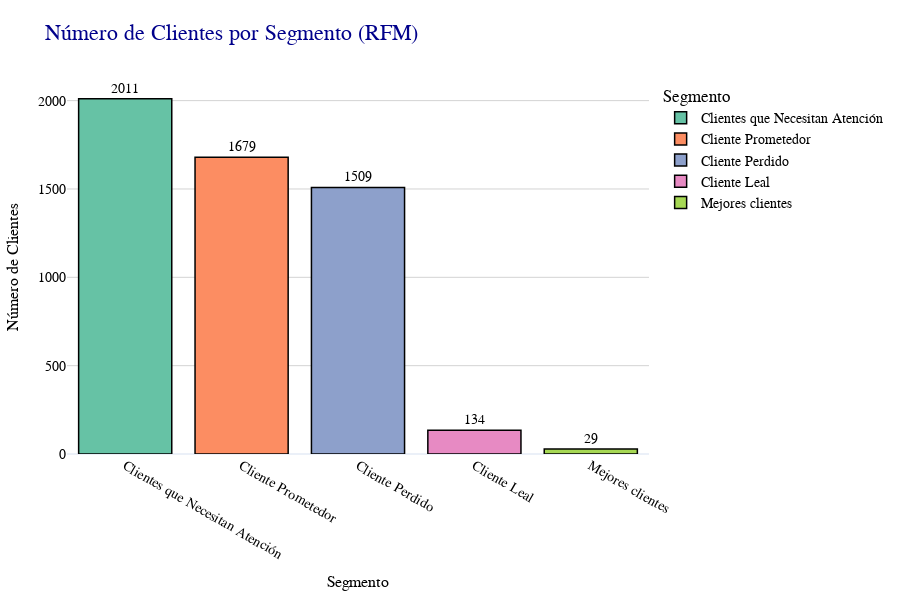

Notebook code for this chart:
### Code cell
# ======================================================
# Visualización Personalizada del Número de Clientes por Segmento (RFM)
# ======================================================
# En esta sección, creo un gráfico de barras para mostrar cuántos clientes
# hay en cada segmento RFM, pero aplico una personalización adicional 
# para que el resultado sea estéticamente más agradable y claro.

import plotly.express as px

# 1. Calculo la cantidad de clientes por etiqueta de cluster
cluster_counts = df_rfm['cluster_label'].value_counts().reset_index()
cluster_counts.columns = ['cluster_label', 'count']

# 2. Genero el gráfico de barras con Plotly Express
fig = px.bar(
    cluster_counts,
    x='cluster_label',
    y='count',
    title="Número de Clientes por Segmento (RFM)",
    labels={'cluster_label': 'Segmento', 'count': 'Número de Clientes'},
    text='count',                        # Muestra el valor arriba de cada barra
    template='plotly_white',             # Plantilla de estilo con fondo blanco
    color='cluster_label',               # Diferencia cada barra por su segmento
    color_discrete_sequence=px.colors.qualitative.Set2
)

# 3. Ajustes estéticos de las barras y textos
fig.update_traces(
    texttemplate='%{text}',
    textposition='outside',
    marker_line_color='black',           # Contorno negro en cada barra
    marker_line_width=1.5               # Grosor del contorno
)

# 4. Configuraciones generales del layout
fig.update_layout(
    height=600,                                         # Ajusta la altura del gráfico
    title_font=dict(size=22, family='Arial', color='darkblue'),
    xaxis_title_font=dict(size=16, family='Arial', color='black'),
    yaxis_title_font=dict(size=16, family='Arial', color='black'),
    font=dict(family='Arial', size=14, color='black'),
    plot_bgcolor='white',
    xaxis=dict(showgrid=False),                         # Oculta líneas de cuadrícula verticales
    yaxis=dict(showgrid=True, gridcolor='lightgrey'),   # Muestra líneas de cuadrícula horizontales
    margin=dict(l=60, r=60, t=80, b=60)
)

# 5. Muestro el gráfico final
fig.show()

### Figure 1 — Plotly figure (JSON) as saved in the notebook; plotly's stock layout.template omitted (floating-point values rounded to 4 significant figures)
{"data": [{"hovertemplate": "Segmento=%{x}<br>Número de Clientes=%{text}<extra></extra>", "legendgroup": "Clientes que Necesitan Atención", "marker": {"color": "rgb(102,194,165)", "line": {"color": "black", "width": 1.5}, "pattern": {"shape": ""}}, "name": "Clientes que Necesitan Atención", "orientation": "v", "showlegend": true, "text": [2011.0], "textposition": "outside", "texttemplate": "%{text}", "type": "bar", "x": ["Clientes que Necesitan Atención"], "xaxis": "x", "y": [2011], "yaxis": "y"}, {"hovertemplate": "Segmento=%{x}<br>Número de Clientes=%{text}<extra></extra>", "legendgroup": "Cliente Prometedor", "marker": {"color": "rgb(252,141,98)", "line": {"color": "black", "width": 1.5}, "pattern": {"shape": ""}}, "name": "Cliente Prometedor", "orientation": "v", "showlegend": true, "text": [1679.0], "textposition": "outside", "texttemplate": "%{text}", "type": "bar", "x": ["Cliente Prometedor"], "xaxis": "x", "y": [1679], "yaxis": "y"}, {"hovertemplate": "Segmento=%{x}<br>Número de Clientes=%{text}<extra></extra>", "legendgroup": "Cliente Perdido", "marker": {"color": "rgb(141,160,203)", "line": {"color": "black", "width": 1.5}, "pattern": {"shape": ""}}, "name": "Cliente Perdido", "orientation": "v", "showlegend": true, "text": [1509.0], "textposition": "outside", "texttemplate": "%{text}", "type": "bar", "x": ["Cliente Perdido"], "xaxis": "x", "y": [1509], "yaxis": "y"}, {"hovertemplate": "Segmento=%{x}<br>Número de Clientes=%{text}<extra></extra>", "legendgroup": "Cliente Leal", "marker": {"color": "rgb(231,138,195)", "line": {"color": "black", "width": 1.5}, "pattern": {"shape": ""}}, "name": "Cliente Leal", "orientation": "v", "showlegend": true, "text": [134.0], "textposition": "outside", "texttemplate": "%{text}", "type": "bar", "x": ["Cliente Leal"], "xaxis": "x", "y": [134], "yaxis": "y"}, {"hovertemplate": "Segmento=%{x}<br>Número de Clientes=%{text}<extra></extra>", "legendgroup": "Mejores clientes", "marker": {"color": "rgb(166,216,84)", "line": {"color": "black", "width": 1.5}, "pattern": {"shape": ""}}, "name": "Mejores clientes", "orientation": "v", "showlegend": true, "text": [29.0], "textposition": "outside", "texttemplate": "%{text}", "type": "bar", "x": ["Mejores clientes"], "xaxis": "x", "y": [29], "yaxis": "y"}], "layout": {"barmode": "relative", "font": {"color": "black", "family": "Arial", "size": 14}, "height": 600, "legend": {"title": {"text": "Segmento"}, "tracegroupgap": 0}, "margin": {"b": 60, "l": 60, "r": 60, "t": 80}, "plot_bgcolor": "white", "title": {"font": {"color": "darkblue", "family": "Arial", "size": 22}, "text": "Número de Clientes por Segmento (RFM)"}, "xaxis": {"anchor": "y", "categoryarray": ["Clientes que Necesitan Atención", "Cliente Prometedor", "Cliente Perdido", "Cliente Leal", "Mejores clientes"], "categoryorder": "array", "domain": [0, 1], "showgrid": false, "title": {"font": {"color": "black", "family": "Arial", "size": 16}, "text": "Segmento"}}, "yaxis": {"anchor": "x", "domain": [0, 1], "gridcolor": "lightgrey", "showgrid": true, "title": {"font": {"color": "black", "family": "Arial", "size": 16}, "text": "Número de Clientes"}}}}
